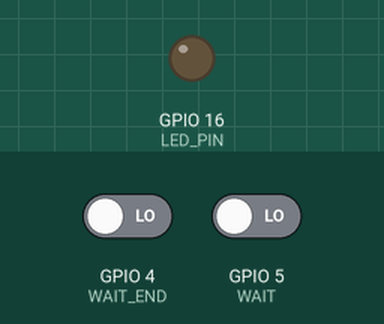
The sketch below on a simulated ESP8266 (NodeMCU). On the bench: output pins drawn as LEDs (lit = HIGH). Dashed ring = blinking. The test bench sets the inputs (shaded band); at power-on: GPIO 5 (WAIT) LOW, GPIO 4 (WAIT_END) LOW. WiFi joins after 1.5 s; servers stay silent unless stated; uploads are accepted with an empty reply; what the sketch prints to the serial monitor is not drawn.

Above: at 2.7 s.
2.8 s: GPIO 5 (WAIT) driven HIGH
At 3.1 s:
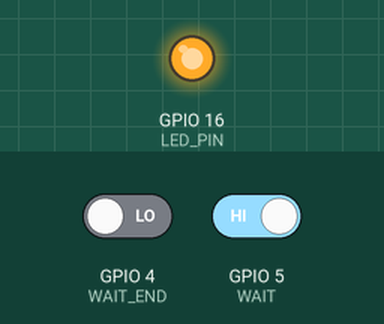
4.3 s: GPIO 4 (WAIT_END) driven HIGH
At 4.6 s:
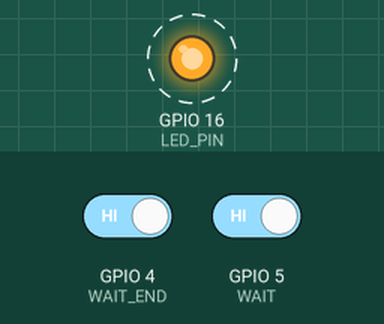
7.3 s: GPIO 4 (WAIT_END) driven LOW
At 7.8 s:
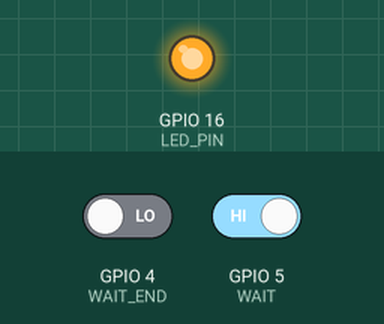
Timing chart, 0 to 10.3 s (numbered marks = the images above; inputs shaded):
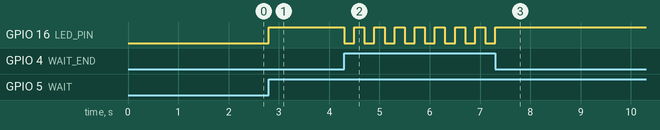

Measured:
- after the input at 2.8 s, GPIO 16 (LED_PIN): LOW → HIGH at once
- after the input at 4.3 s, GPIO 16 (LED_PIN): alternates HIGH for 0.20 s and LOW for 0.20 s, starting at once
- after the input at 7.3 s, GPIO 16 (LED_PIN): goes on until 7.3 s, then stays HIGH

The sketch:

main.ino
```cpp
#include <ESP8266WiFi.h>
#include <ESP8266HTTPClient.h>
#include <Ticker.h>

#define LED_PIN 16
#define WAIT 5
#define WAIT_END 4

const char* ssid = "(V)Home";
const char* password = "s0l1c0n0baru";

Ticker secondTick;
volatile int watchdogCount = 0;


void ISRwatchdog(){
  watchdogCount++;
  if (watchdogCount == 5){
    Serial.println();
    Serial.println("WATCHDOG RESET!");
    ESP.reset();
  }
}

void setup() {

  secondTick.attach(1, ISRwatchdog);

  pinMode(LED_PIN, OUTPUT);
  pinMode(WAIT, INPUT);
  pinMode(WAIT_END, INPUT);
  Serial.begin(115200);
  WiFi.begin(ssid, password);

  Serial.println();
  Serial.print("Connecintg.");

  while (WiFi.status() != WL_CONNECTED){
    delay(100);
    Serial.print(".");
  }
  Serial.println();
  Serial.println(WiFi.localIP());
}

void loop() {
  if (WiFi.status() == WL_CONNECTED){

    HTTPClient http;

    watchdogCount = 0;

    if(digitalRead(WAIT) == HIGH && digitalRead(LED_PIN) == LOW){

      digitalWrite(LED_PIN, HIGH);

      http.begin("http://192.168.1.33:5002/device/33");
      http.addHeader("Content-Type", "application/json");
      int httpCode = http.POST("{\"is_on\":1,\"owner\": \"ESP\"}");
      Serial.println("POST sent (1)");

      Serial.println(httpCode);
      if (httpCode > 0){
        String response = http.getString();
        Serial.println(response);
      }
      http.end();
    }
    if(digitalRead(WAIT_END) == HIGH && digitalRead(LED_PIN) == HIGH){

      digitalWrite(LED_PIN, LOW);

      http.begin("http://192.168.1.33:5002/device/33");
      http.addHeader("Content-Type", "application/json");
      int httpCode = http.POST("{\"is_on\":0,\"owner\": \"ESP\"}");
      Serial.println("POST sent (0)");

      Serial.println(httpCode);
      if (httpCode > 0){
        String response = http.getString();
        Serial.println(response);
      }
      http.end();
    }
  }
}
```
